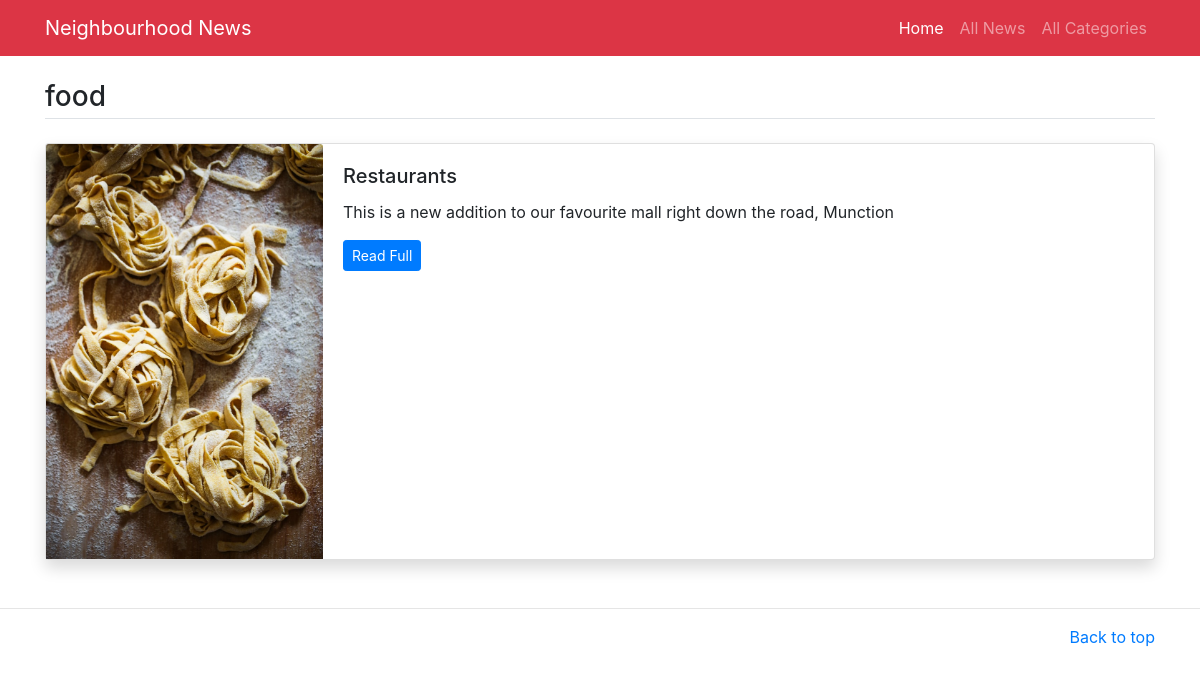
Before: /category/2 with the older database file.
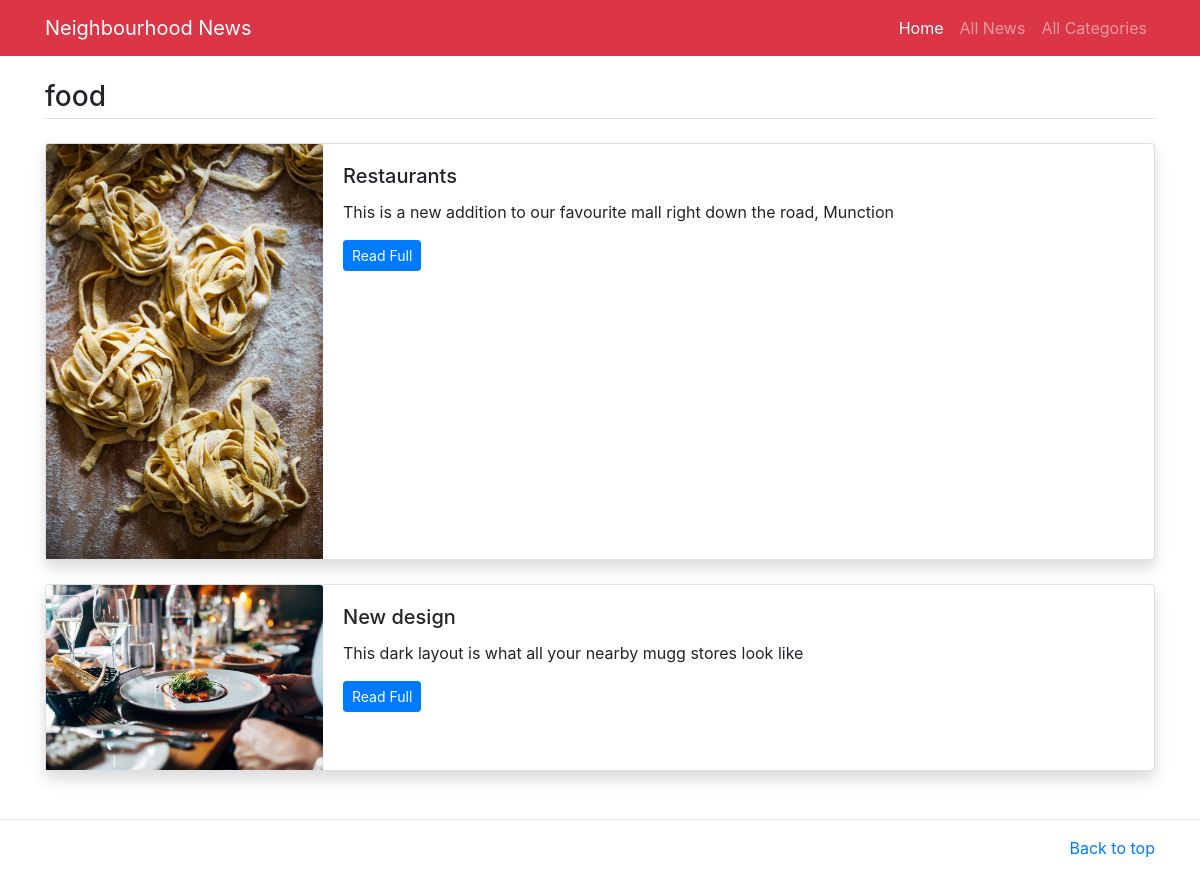
After: the same page with the newer database file.
### main/models.py (models this page shows, shortened)
class News(models.Model):
    category=models.ForeignKey(Category,on_delete=models.CASCADE)
    title=models.CharField(max_length=300)
    image=models.ImageField(upload_to='imgs/')
    detail=models.TextField()
    add_time=models.DateTimeField(auto_now_add=True)
    class Meta:
        verbose_name_plural='News'

### main/views.py (the view)
# urls.py: path('category/<int:id>',views.category,name='category'),
def category(request,id):
    category=Category.objects.get(id=id)
    news=News.objects.filter(category=category)
    return render(request,'category-news.html',{
        'all_news':news,
        'category':category
    })

### main/templates/category-news.html
{% extends 'base.html' %}
{% block content %}
<main class="container mt-3 mb-5">
	<h3 class="border-bottom pb-1 my-4">{{category.title}}</h3>
    {% for news in all_news %}
	<div class="card mb-4 shadow">
	  <div class="row no-gutters">
	    <div class="col-md-3">
            <img src="/media/{{news.image}}" class="card-img-top" alt="{{news.title}}">
	    </div>
	    <div class="col-md-8">
	      <div class="card-body">
	        <h5 class="card-title">{{news.title}}</h5>
	        <p class="card-text">{{news.detail}}</p>
	        <p class="card-text"><a href="/detail/{{news.id}}" class="btn btn-sm btn-primary">Read Full</a></p>
	      </div>
	    </div>
	  </div>
    </div>
    {% endfor %}
</main>
{% endblock %}

Changed rows visible on the page:
added News: image (picture), title "New design", detail "This dark layout is what all your nearby mugg stores look like"
